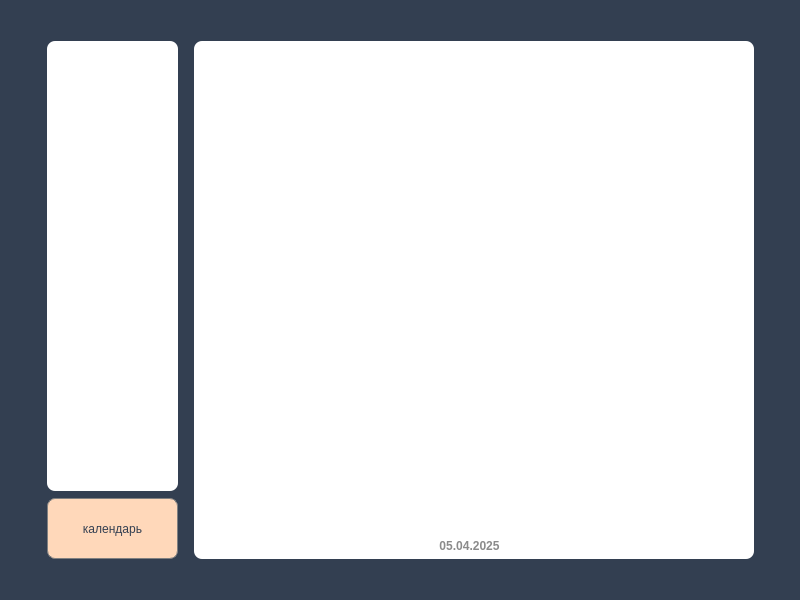
<?xml version="1.0" encoding="UTF-8"?>
<ui version="4.0">
 <class>ToDoList</class>
 <widget class="QDialog" name="ToDoList">
  <property name="geometry">
   <rect>
    <x>0</x>
    <y>0</y>
    <width>800</width>
    <height>600</height>
   </rect>
  </property>
  <property name="windowTitle">
   <string>To Do</string>
  </property>
  <property name="styleSheet">
   <string notr="true">#ToDoList{
background-color: #333F51;}
</string>
  </property>
  <layout class="QGridLayout" name="gridLayout_2">
   <item row="0" column="1">
    <spacer name="verticalSpacer_5">
     <property name="orientation">
      <enum>Qt::Vertical</enum>
     </property>
     <property name="sizeHint" stdset="0">
      <size>
       <width>20</width>
       <height>17</height>
      </size>
     </property>
    </spacer>
   </item>
   <item row="0" column="2">
    <spacer name="verticalSpacer_6">
     <property name="orientation">
      <enum>Qt::Vertical</enum>
     </property>
     <property name="sizeHint" stdset="0">
      <size>
       <width>20</width>
       <height>40</height>
      </size>
     </property>
    </spacer>
   </item>
   <item row="1" column="0">
    <spacer name="horizontalSpacer_2">
     <property name="orientation">
      <enum>Qt::Horizontal</enum>
     </property>
     <property name="sizeHint" stdset="0">
      <size>
       <width>25</width>
       <height>20</height>
      </size>
     </property>
    </spacer>
   </item>
   <item row="1" column="1" colspan="2">
    <layout class="QHBoxLayout" name="horizontalLayout">
     <item>
      <layout class="QVBoxLayout" name="verticalLayout">
       <item>
        <widget class="QFrame" name="frame">
         <property name="minimumSize">
          <size>
           <width>131</width>
           <height>450</height>
          </size>
         </property>
         <property name="maximumSize">
          <size>
           <width>131</width>
           <height>450</height>
          </size>
         </property>
         <property name="styleSheet">
          <string notr="true">background-color: #FFFFFF;
border-radius: 8px;</string>
         </property>
         <property name="frameShape">
          <enum>QFrame::StyledPanel</enum>
         </property>
         <property name="frameShadow">
          <enum>QFrame::Raised</enum>
         </property>
         <layout class="QGridLayout" name="gridLayout">
          <item row="0" column="1">
           <spacer name="verticalSpacer_8">
            <property name="orientation">
             <enum>Qt::Vertical</enum>
            </property>
            <property name="sizeHint" stdset="0">
             <size>
              <width>20</width>
              <height>17</height>
             </size>
            </property>
           </spacer>
          </item>
          <item row="1" column="0">
           <spacer name="horizontalSpacer_4">
            <property name="orientation">
             <enum>Qt::Horizontal</enum>
            </property>
            <property name="sizeHint" stdset="0">
             <size>
              <width>8</width>
              <height>20</height>
             </size>
            </property>
           </spacer>
          </item>
          <item row="1" column="1">
           <layout class="QVBoxLayout" name="verticalLayout_2">
            <item>
             <widget class="QPushButton" name="addTask">
              <property name="minimumSize">
               <size>
                <width>75</width>
                <height>75</height>
               </size>
              </property>
              <property name="maximumSize">
               <size>
                <width>75</width>
                <height>75</height>
               </size>
              </property>
              <property name="text">
               <string/>
              </property>
             </widget>
            </item>
            <item>
             <spacer name="verticalSpacer_3">
              <property name="orientation">
               <enum>Qt::Vertical</enum>
              </property>
              <property name="sizeHint" stdset="0">
               <size>
                <width>20</width>
                <height>60</height>
               </size>
              </property>
             </spacer>
            </item>
            <item>
             <widget class="QPushButton" name="editTask">
              <property name="minimumSize">
               <size>
                <width>75</width>
                <height>75</height>
               </size>
              </property>
              <property name="maximumSize">
               <size>
                <width>75</width>
                <height>75</height>
               </size>
              </property>
              <property name="text">
               <string/>
              </property>
             </widget>
            </item>
            <item>
             <spacer name="verticalSpacer_2">
              <property name="orientation">
               <enum>Qt::Vertical</enum>
              </property>
              <property name="sizeHint" stdset="0">
               <size>
                <width>20</width>
                <height>60</height>
               </size>
              </property>
             </spacer>
            </item>
            <item>
             <widget class="QPushButton" name="deleteTask">
              <property name="minimumSize">
               <size>
                <width>75</width>
                <height>75</height>
               </size>
              </property>
              <property name="maximumSize">
               <size>
                <width>75</width>
                <height>75</height>
               </size>
              </property>
              <property name="text">
               <string/>
              </property>
             </widget>
            </item>
           </layout>
          </item>
          <item row="1" column="2">
           <spacer name="horizontalSpacer_5">
            <property name="orientation">
             <enum>Qt::Horizontal</enum>
            </property>
            <property name="sizeHint" stdset="0">
             <size>
              <width>4</width>
              <height>17</height>
             </size>
            </property>
           </spacer>
          </item>
          <item row="2" column="1">
           <spacer name="verticalSpacer_10">
            <property name="orientation">
             <enum>Qt::Vertical</enum>
            </property>
            <property name="sizeHint" stdset="0">
             <size>
              <width>20</width>
              <height>17</height>
             </size>
            </property>
           </spacer>
          </item>
         </layout>
        </widget>
       </item>
       <item>
        <spacer name="verticalSpacer">
         <property name="orientation">
          <enum>Qt::Vertical</enum>
         </property>
         <property name="sizeHint" stdset="0">
          <size>
           <width>20</width>
           <height>10</height>
          </size>
         </property>
        </spacer>
       </item>
       <item>
        <widget class="QPushButton" name="calendar">
         <property name="minimumSize">
          <size>
           <width>131</width>
           <height>61</height>
          </size>
         </property>
         <property name="styleSheet">
          <string notr="true">QPushButton {
  font: 700 14pt &quot;Segoe UI&quot;;
  background-color: #FFD8BA; 
  border: 1px solid gray;
  border-radius: 8px;
  color: #333F51;
}
QPushButton:pressed {
    background-color: #ebc7ab;
}
</string>
         </property>
         <property name="text">
          <string>календарь</string>
         </property>
        </widget>
       </item>
      </layout>
     </item>
     <item>
      <spacer name="horizontalSpacer">
       <property name="orientation">
        <enum>Qt::Horizontal</enum>
       </property>
       <property name="sizeHint" stdset="0">
        <size>
         <width>10</width>
         <height>20</height>
        </size>
       </property>
      </spacer>
     </item>
     <item>
      <widget class="QFrame" name="frame_2">
       <property name="minimumSize">
        <size>
         <width>560</width>
         <height>500</height>
        </size>
       </property>
       <property name="styleSheet">
        <string notr="true">background-color: #FFFFFF;
border-radius: 8px;</string>
       </property>
       <property name="frameShape">
        <enum>QFrame::StyledPanel</enum>
       </property>
       <property name="frameShadow">
        <enum>QFrame::Raised</enum>
       </property>
       <widget class="QLabel" name="date">
        <property name="geometry">
         <rect>
          <x>220</x>
          <y>490</y>
          <width>111</width>
          <height>31</height>
         </rect>
        </property>
        <property name="styleSheet">
         <string notr="true">font: 600 12pt &quot;Segoe UI&quot;;
color: rgba(61, 61, 61, 0.6);
</string>
        </property>
        <property name="text">
         <string>&lt;html&gt;&lt;head/&gt;&lt;body&gt;&lt;p align=&quot;center&quot;&gt;&lt;span style=&quot; font-weight:700;&quot;&gt;05.04.2025&lt;/span&gt;&lt;/p&gt;&lt;/body&gt;&lt;/html&gt;</string>
        </property>
       </widget>
       <widget class="QListWidget" name="taskList">
        <property name="geometry">
         <rect>
          <x>59</x>
          <y>59</y>
          <width>441</width>
          <height>411</height>
         </rect>
        </property>
        <property name="styleSheet">
         <string notr="true">font: 700 14pt &quot;Segoe UI&quot;;
color: #950505;</string>
        </property>
       </widget>
      </widget>
     </item>
    </layout>
   </item>
   <item row="1" column="3">
    <spacer name="horizontalSpacer_3">
     <property name="orientation">
      <enum>Qt::Horizontal</enum>
     </property>
     <property name="sizeHint" stdset="0">
      <size>
       <width>25</width>
       <height>20</height>
      </size>
     </property>
    </spacer>
   </item>
   <item row="2" column="1">
    <spacer name="verticalSpacer_4">
     <property name="orientation">
      <enum>Qt::Vertical</enum>
     </property>
     <property name="sizeHint" stdset="0">
      <size>
       <width>20</width>
       <height>18</height>
      </size>
     </property>
    </spacer>
   </item>
   <item row="2" column="2">
    <spacer name="verticalSpacer_7">
     <property name="orientation">
      <enum>Qt::Vertical</enum>
     </property>
     <property name="sizeHint" stdset="0">
      <size>
       <width>20</width>
       <height>40</height>
      </size>
     </property>
    </spacer>
   </item>
  </layout>
 </widget>
 <resources/>
 <connections/>
</ui>
